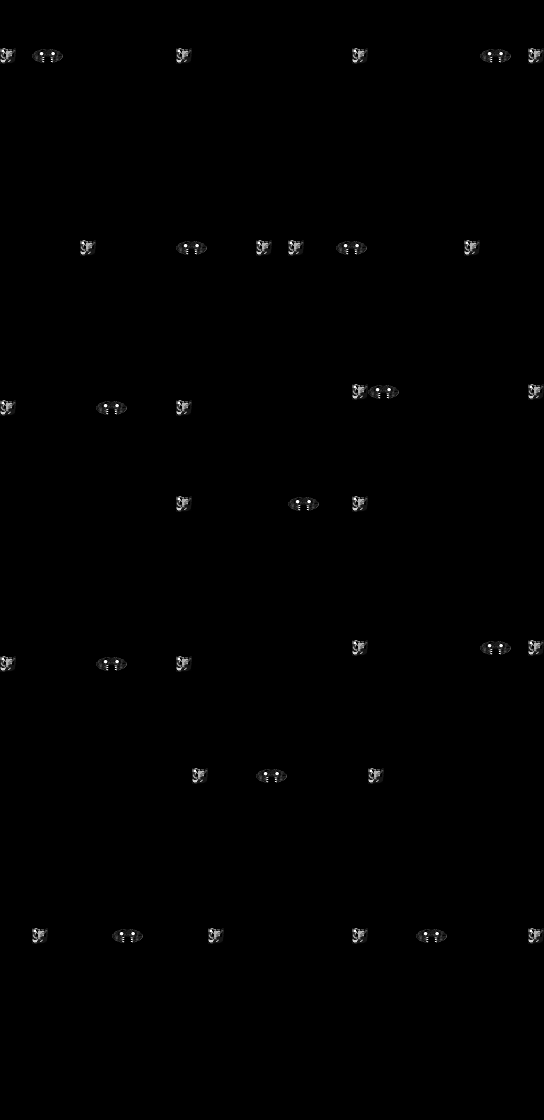

The image is a tile-based game level rendered from a .tmx file. Its description and source (layers, tilesets, objects; grid data summarised) follow:
An orthogonal 34x70 tile map with 16x16 px tiles, 2 tile layers (solid, entities), 2 tilesets.

<map version="1.0" orientation="orthogonal" width="34" height="70" tilewidth="16" tileheight="16">
 <tileset firstgid="1" name="wallnew" tilewidth="16" tileheight="16">
  <image source="../wallnew.png" trans="000000" width="32" height="16" />
 </tileset>
 <tileset firstgid="3" name="moversnew" tilewidth="32" tileheight="16">
  <image source="../moversnew.png" trans="000000" width="64" height="16" />
 </tileset>
 <layer name="solid" width="34" height="70">
  <data>[2380 cells, 24 non-empty, 1 distinct tile ids]</data>
 </layer>
 <layer name="entities" width="34" height="70">
  <data>[2380 cells, 12 non-empty, 1 distinct tile ids]</data>
 </layer>
</map>
